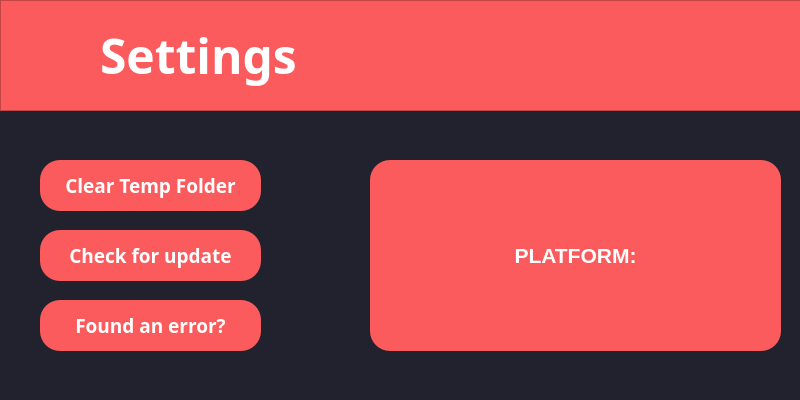
<?xml version="1.0" encoding="UTF-8"?>
<ui version="4.0">
 <author>Jesewe</author>
 <class>MainWindow</class>
 <widget class="QMainWindow" name="MainWindow">
  <property name="geometry">
   <rect>
    <x>0</x>
    <y>0</y>
    <width>800</width>
    <height>400</height>
   </rect>
  </property>
  <property name="minimumSize">
   <size>
    <width>800</width>
    <height>400</height>
   </size>
  </property>
  <property name="maximumSize">
   <size>
    <width>800</width>
    <height>400</height>
   </size>
  </property>
  <property name="windowTitle">
   <string>External Memory - Settings</string>
  </property>
  <property name="windowIcon">
   <iconset>
    <normaloff>ico.ico</normaloff>ico.ico</iconset>
  </property>
  <property name="statusTip">
   <string/>
  </property>
  <property name="whatsThis">
   <string notr="true"/>
  </property>
  <property name="autoFillBackground">
   <bool>false</bool>
  </property>
  <property name="styleSheet">
   <string notr="true"/>
  </property>
  <property name="tabShape">
   <enum>QTabWidget::Rounded</enum>
  </property>
  <widget class="QWidget" name="centralwidget">
   <property name="styleSheet">
    <string notr="true">background-color: #22222e</string>
   </property>
   <widget class="QFrame" name="frame">
    <property name="geometry">
     <rect>
      <x>0</x>
      <y>0</y>
      <width>801</width>
      <height>111</height>
     </rect>
    </property>
    <property name="styleSheet">
     <string notr="true">background-color: #fb5b5d</string>
    </property>
    <property name="frameShape">
     <enum>QFrame::StyledPanel</enum>
    </property>
    <property name="frameShadow">
     <enum>QFrame::Raised</enum>
    </property>
    <widget class="QLabel" name="label">
     <property name="enabled">
      <bool>true</bool>
     </property>
     <property name="geometry">
      <rect>
       <x>100</x>
       <y>10</y>
       <width>241</width>
       <height>91</height>
      </rect>
     </property>
     <property name="font">
      <font>
       <family>Montserrat</family>
       <pointsize>28</pointsize>
       <weight>75</weight>
       <italic>false</italic>
       <bold>true</bold>
      </font>
     </property>
     <property name="styleSheet">
      <string notr="true">color: white</string>
     </property>
     <property name="text">
      <string>&lt;html&gt;&lt;head/&gt;&lt;body&gt;&lt;p&gt;&lt;span style=&quot; font-size:36pt;&quot;&gt;Settings&lt;/span&gt;&lt;/p&gt;&lt;/body&gt;&lt;/html&gt;</string>
     </property>
     <property name="scaledContents">
      <bool>false</bool>
     </property>
    </widget>
    <widget class="QLabel" name="label_2">
     <property name="geometry">
      <rect>
       <x>20</x>
       <y>20</y>
       <width>75</width>
       <height>75</height>
      </rect>
     </property>
     <property name="text">
      <string/>
     </property>
     <property name="textFormat">
      <enum>Qt::PlainText</enum>
     </property>
     <property name="pixmap">
      <pixmap>images/settings.ico</pixmap>
     </property>
     <property name="scaledContents">
      <bool>true</bool>
     </property>
     <property name="wordWrap">
      <bool>false</bool>
     </property>
    </widget>
   </widget>
   <widget class="QPushButton" name="temp_cleaner">
    <property name="geometry">
     <rect>
      <x>40</x>
      <y>160</y>
      <width>221</width>
      <height>51</height>
     </rect>
    </property>
    <property name="font">
     <font>
      <family>Montserrat</family>
      <pointsize>14</pointsize>
      <weight>75</weight>
      <bold>true</bold>
     </font>
    </property>
    <property name="styleSheet">
     <string notr="true">QPushButton { 
	color: white; 
	background-color: #fb5b5d; 
	border-radius: 20;
}

QPushButton:pressed { 
	background-color: #fa4244
 }</string>
    </property>
    <property name="text">
     <string>Clear Temp Folder</string>
    </property>
    <property name="iconSize">
     <size>
      <width>38</width>
      <height>38</height>
     </size>
    </property>
    <property name="checkable">
     <bool>true</bool>
    </property>
    <property name="checked">
     <bool>false</bool>
    </property>
   </widget>
   <widget class="QPushButton" name="find_error">
    <property name="geometry">
     <rect>
      <x>40</x>
      <y>300</y>
      <width>221</width>
      <height>51</height>
     </rect>
    </property>
    <property name="font">
     <font>
      <family>Montserrat</family>
      <pointsize>14</pointsize>
      <weight>75</weight>
      <bold>true</bold>
     </font>
    </property>
    <property name="styleSheet">
     <string notr="true">QPushButton { 
	color: white; 
	background-color: #fb5b5d; 
	border-radius: 20;
}

QPushButton:pressed { 
	background-color: #fa4244
 }</string>
    </property>
    <property name="text">
     <string>Found an error?</string>
    </property>
    <property name="iconSize">
     <size>
      <width>38</width>
      <height>38</height>
     </size>
    </property>
    <property name="checkable">
     <bool>true</bool>
    </property>
    <property name="checked">
     <bool>false</bool>
    </property>
   </widget>
   <widget class="QLabel" name="label_3">
    <property name="geometry">
     <rect>
      <x>370</x>
      <y>160</y>
      <width>411</width>
      <height>191</height>
     </rect>
    </property>
    <property name="styleSheet">
     <string notr="true">background-color: #fb5b5d; color: white; border-radius: 20; 
font: 75 14pt &quot;Montserrat&quot;;</string>
    </property>
    <property name="frameShape">
     <enum>QFrame::Box</enum>
    </property>
    <property name="lineWidth">
     <number>1</number>
    </property>
    <property name="text">
     <string>&lt;html&gt;&lt;head/&gt;&lt;body&gt;&lt;p&gt;&lt;span style=&quot; font-size:16pt; font-weight:600;&quot;&gt;PLATFORM:&lt;/span&gt;&lt;/p&gt;&lt;/body&gt;&lt;/html&gt;</string>
    </property>
    <property name="alignment">
     <set>Qt::AlignCenter</set>
    </property>
    <property name="wordWrap">
     <bool>true</bool>
    </property>
   </widget>
   <widget class="QPushButton" name="check_update">
    <property name="geometry">
     <rect>
      <x>40</x>
      <y>230</y>
      <width>221</width>
      <height>51</height>
     </rect>
    </property>
    <property name="font">
     <font>
      <family>Montserrat</family>
      <pointsize>14</pointsize>
      <weight>75</weight>
      <bold>true</bold>
     </font>
    </property>
    <property name="styleSheet">
     <string notr="true">QPushButton { 
	color: white; 
	background-color: #fb5b5d; 
	border-radius: 20;
}

QPushButton:pressed { 
	background-color: #fa4244
 }</string>
    </property>
    <property name="text">
     <string>Check for update</string>
    </property>
    <property name="iconSize">
     <size>
      <width>38</width>
      <height>38</height>
     </size>
    </property>
    <property name="checkable">
     <bool>true</bool>
    </property>
    <property name="checked">
     <bool>false</bool>
    </property>
   </widget>
  </widget>
 </widget>
 <resources/>
 <connections/>
</ui>
